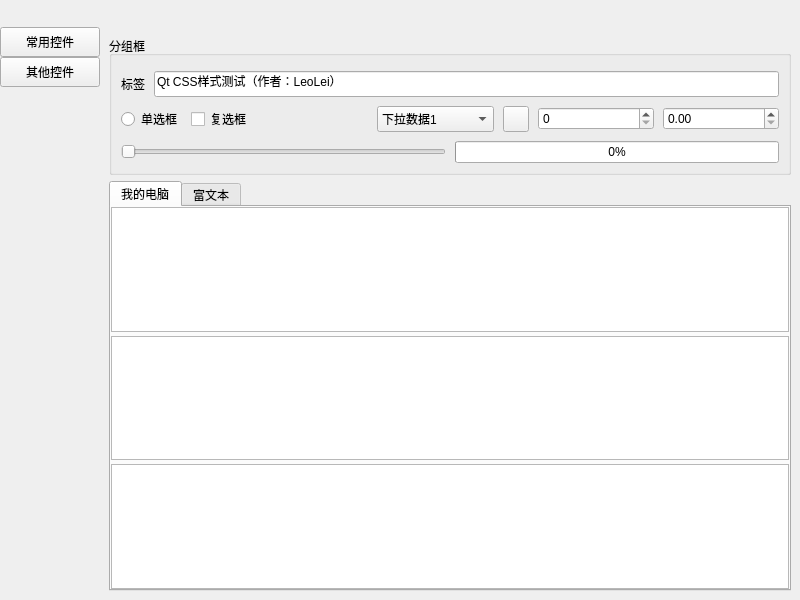
<?xml version="1.0" encoding="UTF-8"?>
<ui version="4.0">
 <class>Widget</class>
 <widget class="QWidget" name="Widget">
  <property name="geometry">
   <rect>
    <x>0</x>
    <y>0</y>
    <width>800</width>
    <height>600</height>
   </rect>
  </property>
  <property name="windowTitle">
   <string>Widget</string>
  </property>
  <layout class="QVBoxLayout" name="verticalLayout_3">
   <property name="spacing">
    <number>1</number>
   </property>
   <property name="leftMargin">
    <number>0</number>
   </property>
   <property name="topMargin">
    <number>0</number>
   </property>
   <property name="rightMargin">
    <number>0</number>
   </property>
   <property name="bottomMargin">
    <number>0</number>
   </property>
   <item>
    <widget class="StyleTitlebar" name="titlebar" native="true">
     <property name="minimumSize">
      <size>
       <width>0</width>
       <height>26</height>
      </size>
     </property>
    </widget>
   </item>
   <item>
    <layout class="QHBoxLayout" name="horizontalLayout_5">
     <property name="spacing">
      <number>0</number>
     </property>
     <item>
      <layout class="QVBoxLayout" name="verticalLayout_2">
       <item>
        <widget class="QPushButton" name="TabBtn1">
         <property name="minimumSize">
          <size>
           <width>100</width>
           <height>30</height>
          </size>
         </property>
         <property name="text">
          <string>常用控件</string>
         </property>
         <property name="checkable">
          <bool>true</bool>
         </property>
         <property name="autoDefault">
          <bool>true</bool>
         </property>
        </widget>
       </item>
       <item>
        <widget class="QPushButton" name="TabBtn2">
         <property name="minimumSize">
          <size>
           <width>100</width>
           <height>30</height>
          </size>
         </property>
         <property name="text">
          <string>其他控件</string>
         </property>
         <property name="checkable">
          <bool>true</bool>
         </property>
         <property name="autoDefault">
          <bool>true</bool>
         </property>
        </widget>
       </item>
       <item>
        <spacer name="verticalSpacer">
         <property name="orientation">
          <enum>Qt::Vertical</enum>
         </property>
         <property name="sizeHint" stdset="0">
          <size>
           <width>20</width>
           <height>40</height>
          </size>
         </property>
        </spacer>
       </item>
      </layout>
     </item>
     <item>
      <widget class="QStackedWidget" name="stackedWidget">
       <widget class="QWidget" name="page">
        <layout class="QGridLayout" name="gridLayout_4">
         <property name="leftMargin">
          <number>9</number>
         </property>
         <property name="topMargin">
          <number>9</number>
         </property>
         <property name="rightMargin">
          <number>9</number>
         </property>
         <property name="bottomMargin">
          <number>9</number>
         </property>
         <property name="horizontalSpacing">
          <number>9</number>
         </property>
         <item row="0" column="0">
          <widget class="QGroupBox" name="groupBox">
           <property name="title">
            <string>分组框</string>
           </property>
           <layout class="QGridLayout" name="gridLayout_3">
            <property name="leftMargin">
             <number>9</number>
            </property>
            <property name="topMargin">
             <number>15</number>
            </property>
            <property name="rightMargin">
             <number>9</number>
            </property>
            <property name="bottomMargin">
             <number>9</number>
            </property>
            <property name="spacing">
             <number>9</number>
            </property>
            <item row="0" column="0">
             <layout class="QVBoxLayout" name="verticalLayout">
              <item>
               <layout class="QHBoxLayout" name="horizontalLayout_4">
                <item>
                 <widget class="QLabel" name="label">
                  <property name="text">
                   <string>标签</string>
                  </property>
                 </widget>
                </item>
                <item>
                 <widget class="QLineEdit" name="lineEdit">
                  <property name="minimumSize">
                   <size>
                    <width>0</width>
                    <height>26</height>
                   </size>
                  </property>
                  <property name="text">
                   <string>Qt CSS样式测试（作者：LeoLei）</string>
                  </property>
                 </widget>
                </item>
               </layout>
              </item>
              <item>
               <layout class="QHBoxLayout" name="horizontalLayout_3">
                <item>
                 <widget class="QRadioButton" name="radioButton">
                  <property name="text">
                   <string>单选框</string>
                  </property>
                 </widget>
                </item>
                <item>
                 <widget class="QCheckBox" name="checkBox">
                  <property name="text">
                   <string>复选框</string>
                  </property>
                 </widget>
                </item>
                <item>
                 <spacer name="horizontalSpacer_2">
                  <property name="orientation">
                   <enum>Qt::Horizontal</enum>
                  </property>
                  <property name="sizeHint" stdset="0">
                   <size>
                    <width>40</width>
                    <height>20</height>
                   </size>
                  </property>
                 </spacer>
                </item>
                <item>
                 <widget class="QComboBox" name="comboBox">
                  <property name="sizePolicy">
                   <sizepolicy hsizetype="Expanding" vsizetype="Fixed">
                    <horstretch>0</horstretch>
                    <verstretch>0</verstretch>
                   </sizepolicy>
                  </property>
                  <property name="minimumSize">
                   <size>
                    <width>0</width>
                    <height>26</height>
                   </size>
                  </property>
                  <item>
                   <property name="text">
                    <string>下拉数据1</string>
                   </property>
                  </item>
                  <item>
                   <property name="text">
                    <string>下拉数据2</string>
                   </property>
                  </item>
                  <item>
                   <property name="text">
                    <string>下拉数据3</string>
                   </property>
                  </item>
                 </widget>
                </item>
                <item>
                 <widget class="QPushButton" name="addBtn">
                  <property name="minimumSize">
                   <size>
                    <width>26</width>
                    <height>26</height>
                   </size>
                  </property>
                  <property name="maximumSize">
                   <size>
                    <width>26</width>
                    <height>26</height>
                   </size>
                  </property>
                  <property name="text">
                   <string/>
                  </property>
                 </widget>
                </item>
                <item>
                 <widget class="QSpinBox" name="spinBox">
                  <property name="sizePolicy">
                   <sizepolicy hsizetype="Expanding" vsizetype="Fixed">
                    <horstretch>0</horstretch>
                    <verstretch>0</verstretch>
                   </sizepolicy>
                  </property>
                 </widget>
                </item>
                <item>
                 <widget class="QDoubleSpinBox" name="doubleSpinBox">
                  <property name="sizePolicy">
                   <sizepolicy hsizetype="Expanding" vsizetype="Fixed">
                    <horstretch>0</horstretch>
                    <verstretch>0</verstretch>
                   </sizepolicy>
                  </property>
                 </widget>
                </item>
               </layout>
              </item>
              <item>
               <layout class="QHBoxLayout" name="horizontalLayout_2">
                <item>
                 <widget class="QSlider" name="horizontalSlider">
                  <property name="orientation">
                   <enum>Qt::Horizontal</enum>
                  </property>
                 </widget>
                </item>
                <item>
                 <widget class="QProgressBar" name="progressBar">
                  <property name="value">
                   <number>0</number>
                  </property>
                 </widget>
                </item>
               </layout>
              </item>
             </layout>
            </item>
           </layout>
          </widget>
         </item>
         <item row="1" column="0">
          <widget class="QTabWidget" name="tabWidget">
           <property name="focusPolicy">
            <enum>Qt::WheelFocus</enum>
           </property>
           <property name="currentIndex">
            <number>0</number>
           </property>
           <widget class="QWidget" name="tab">
            <attribute name="title">
             <string>我的电脑</string>
            </attribute>
            <layout class="QGridLayout" name="gridLayout">
             <property name="leftMargin">
              <number>0</number>
             </property>
             <property name="topMargin">
              <number>0</number>
             </property>
             <property name="rightMargin">
              <number>0</number>
             </property>
             <property name="bottomMargin">
              <number>0</number>
             </property>
             <property name="horizontalSpacing">
              <number>0</number>
             </property>
             <property name="verticalSpacing">
              <number>4</number>
             </property>
             <item row="0" column="0">
              <widget class="QTreeView" name="treeView"/>
             </item>
             <item row="1" column="0">
              <widget class="QTableView" name="tableView"/>
             </item>
             <item row="2" column="0">
              <widget class="QListView" name="listView"/>
             </item>
            </layout>
           </widget>
           <widget class="QWidget" name="tab_2">
            <attribute name="title">
             <string>富文本</string>
            </attribute>
            <layout class="QGridLayout" name="gridLayout_2">
             <property name="leftMargin">
              <number>0</number>
             </property>
             <property name="topMargin">
              <number>0</number>
             </property>
             <property name="rightMargin">
              <number>0</number>
             </property>
             <property name="bottomMargin">
              <number>0</number>
             </property>
             <property name="horizontalSpacing">
              <number>0</number>
             </property>
             <property name="verticalSpacing">
              <number>4</number>
             </property>
             <item row="0" column="0">
              <widget class="QTextEdit" name="textEdit"/>
             </item>
             <item row="1" column="0">
              <widget class="QPlainTextEdit" name="plainTextEdit"/>
             </item>
            </layout>
           </widget>
          </widget>
         </item>
        </layout>
       </widget>
       <widget class="QWidget" name="page_2">
        <layout class="QVBoxLayout" name="verticalLayout_4">
         <item>
          <layout class="QHBoxLayout" name="horizontalLayout_6">
           <item>
            <widget class="QTimeEdit" name="timeEdit"/>
           </item>
           <item>
            <widget class="QDateEdit" name="dateEdit">
             <property name="calendarPopup">
              <bool>true</bool>
             </property>
            </widget>
           </item>
           <item>
            <widget class="QDateEdit" name="dateEdit_2"/>
           </item>
          </layout>
         </item>
         <item>
          <layout class="QHBoxLayout" name="horizontalLayout_7">
           <item>
            <widget class="QDateTimeEdit" name="dateTimeEdit">
             <property name="calendarPopup">
              <bool>true</bool>
             </property>
            </widget>
           </item>
           <item>
            <widget class="QDateTimeEdit" name="dateTimeEdit_2"/>
           </item>
          </layout>
         </item>
         <item>
          <layout class="QHBoxLayout" name="horizontalLayout_8">
           <item>
            <widget class="QCalendarWidget" name="calendarWidget"/>
           </item>
           <item>
            <widget class="QCalendarWidget" name="calendarWidget_2"/>
           </item>
          </layout>
         </item>
        </layout>
       </widget>
      </widget>
     </item>
    </layout>
   </item>
  </layout>
 </widget>
 <customwidgets>
  <customwidget>
   <class>StyleTitlebar</class>
   <extends>QWidget</extends>
   <header location="global">styletitlebar.h</header>
   <container>1</container>
  </customwidget>
 </customwidgets>
 <resources/>
 <connections/>
</ui>
